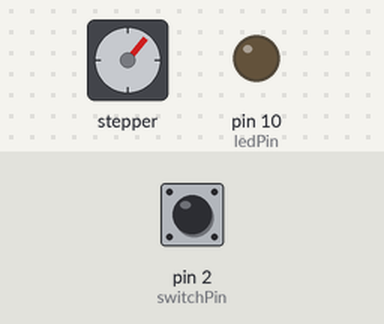
Simulated run of this sketch. Board: Arduino Uno, built with avr-gcc and run on an emulated ATmega328P. On the bench: stepper motor, output pins drawn as LEDs (lit = HIGH). The inputs (shaded band) are chosen by the test bench; at power-on: pin 2 (switchPin) HIGH. Stepper angles assume 4096 steps per turn.

Above: at 1.2 s.
1.3 s: pin 2 (switchPin) pulled LOW for 1 s
At 1.65 s:
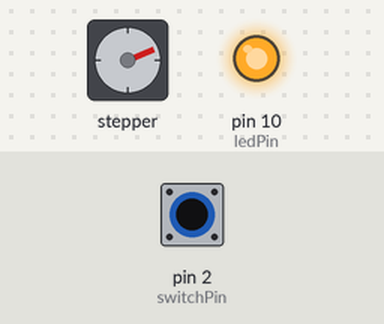
4.3 s: pin 2 (switchPin) pulled LOW for 3.2 s
At 4.66 s:
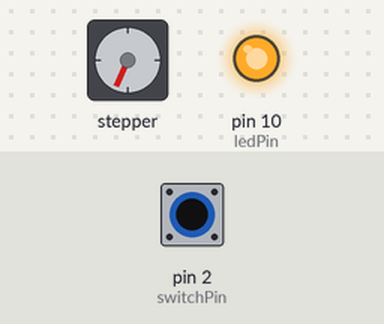
9.0 s: pin 2 (switchPin) pulled LOW for 0.15 s
At 9.47 s:
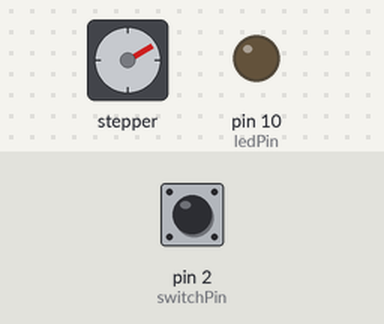
12.0 s: pin 2 (switchPin) pulled LOW for 0.15 s
At 12.18 s:
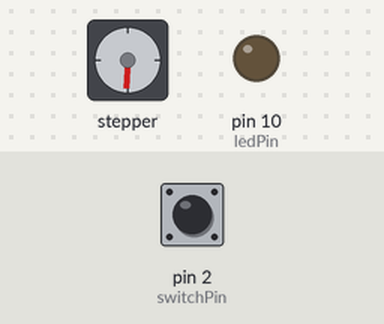
15.0 s: pin 2 (switchPin) pulled LOW for 1 s
At 15.19 s:
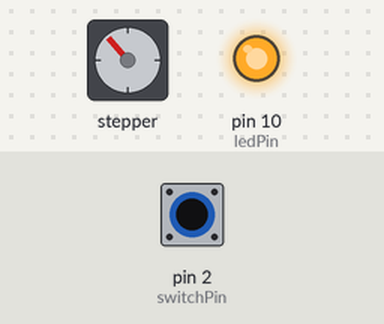
18.0 s: pin 2 (switchPin) pulled LOW for 3.2 s
At 18.19 s:
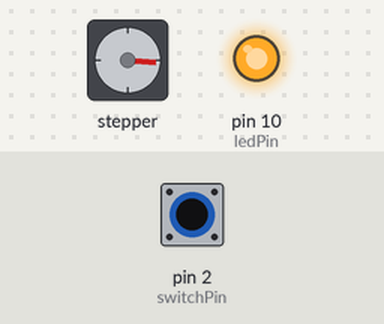
Timing chart, 0 to 23.7 s (numbered marks = the images above; inputs shaded):
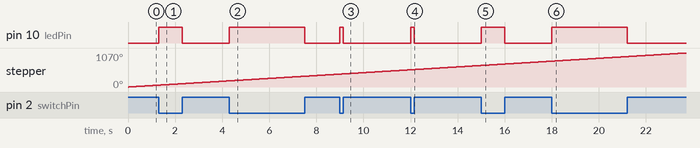

The sketch:

test.ino
```cpp
 #include<AccelStepper.h>
 #define HALFSTEP 8
 #define motorPin1 4 // IN1 on the ULN2003 driver 1
 #define motorPin2 5 // IN2 on the ULN2003 driver 1
 #define motorPin3 6 // IN3 on the ULN2003 driver 1
 #define motorPin4 7 // IN4 on the ULN2003 driver 1
 #define switchPin 2 // the number of the pushbutton pin
 #define ledPin 10 // the number of the LED pin

 // initializing AccelStepper
 AccelStepper stepper1(HALFSTEP, motorPin1, motorPin3, motorPin2, motorPin4);

 // variables
 int switchstate = 0; // variable for reading the pushbutton status

 void setup()
 {
  // set AccelStepper-values
  /* Speed: 737.1238124 steps per second in halfstep-mode
   * 4076 Steps per resolution what is the actual resoluton of a 28BYJ-48 Stepper Motor, not the commonly for calculations used 4096
   * 737.1238124 steps per second times 60 seconds makes 44227.428744 steps per minute divided by 4076 steps per resolution makes it 10.850694 RPM for the Stepper)
   */

  /* Speed: 541.853759075 steps per second in halfstep-mode
   * 4076 Steps per resolution what is the actual resoluton of a 28BYJ-48 Stepper Motor, not the commonly for calculations used 4096
   * 737.1238124 steps per second times 60 seconds makes 44227.428744 steps per minute divided by 4076 steps per resolution makes it 10.850694 RPM for the Stepper)
   */

  stepper1.setMaxSpeed(541.853759075);
  stepper1.setAcceleration(50.0);
  stepper1.setSpeed(541.853759075);

  // initialize the LED pin as an output:
  pinMode(ledPin, OUTPUT);

  // initialize the pushbutton pin as an input (switch is connected to GND):
  pinMode(switchPin, INPUT_PULLUP);
  digitalWrite(switchPin, HIGH);
  }
  void loop()
  {
    // read the state of the switch value:
    switchstate = digitalRead(switchPin);
    if (switchstate == LOW) {
        stepper1.runSpeed();
        digitalWrite(ledPin, HIGH);
      }
      else
      {
        stepper1.runSpeed();
        digitalWrite(ledPin, LOW);
      }
  }
```

Measured:
- after the input at 1.3 s, pin 10 (ledPin): LOW → HIGH at once, → LOW 1.0 s later
- after the input at 4.3 s, pin 10 (ledPin): LOW → HIGH at once, → LOW 3.2 s later
- after the input at 9.0 s, pin 10 (ledPin): LOW → HIGH at once, → LOW 0.15 s later
- after the input at 12.0 s, pin 10 (ledPin): LOW → HIGH at once, → LOW 0.15 s later
- after the input at 15.0 s, pin 10 (ledPin): LOW → HIGH at once, → LOW 1.0 s later
- after the input at 18.0 s, pin 10 (ledPin): LOW → HIGH at once, → LOW 3.2 s later
